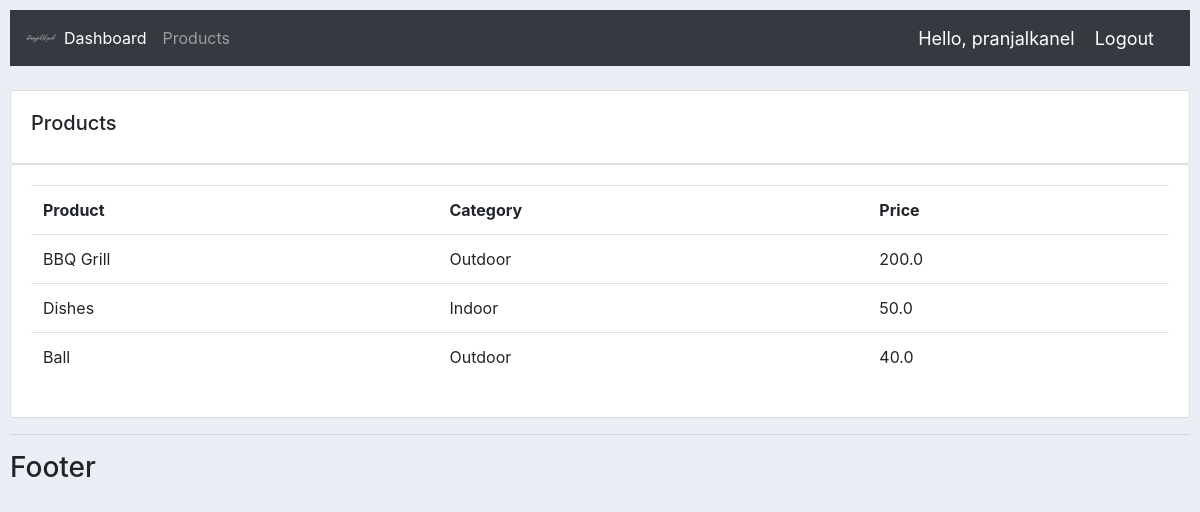
Screenshot of /products/ (signed in) with the database file from the repository.
### accounts/models.py (models this page shows, shortened)
class Product(models.Model):
    CATEGORY = (
        ('Indoor', 'Indoor'),
        ('Outdoor', 'Outdoor'),
    )
    name = models.CharField(max_length=200, null=True)
    price = models.FloatField(null=True)
    category = models.CharField(max_length=200, null=True, choices=CATEGORY)
    description = models.CharField(max_length=200, null=True, blank=True)
    date_created = models.DateTimeField(auto_now_add=True)
    tags = models.ManyToManyField(Tag)

### accounts/decorators.py (the view)
        def wrapper_func(request,*args, **kwargs):
            group = None
            if request.user.groups.exists(): #here, users.groups is referring to the group assigned to the logged in user, since this decorator runs after the user has logged in, so it can access its variables
                group = request.user.groups.all()[0].name #retrieves all the groups of the logged in user and checks if the first group falls under the permitted group list
            if group in allowed_roles:
                return view_func(request, *args, **kwargs)
            else:
                return HttpResponse('You are not authorized')

### accounts/views.py (called while the page is built)
@login_required(login_url='login')
@allowed_users(allowed_roles=['admin', 'staff'])
def products(request):
    products = Product.objects.all()
    return render(request,'accounts/products.html', {'products': products})

### accounts/templates/accounts/products.html
{% extends 'accounts/main.html' %}
{% block content %}
<br>
	<div class="row">
		<div class="col-md">
			<div class="card card-body">
				<h5>Products</h5>
			</div>
			<div class="card card-body">
				<table class="table">
					<tr>
						<th>Product</th>
						<th>Category</th>
						<th>Price</th>
					</tr>
					{% for i in products %}
						<tr>
							<td>{{ i.name }}</td>
							<td>{{ i.category }}</td>
							<td>{{ i.price }}</td>
						</tr>
					{% endfor %}
				</table>
			</div>
		</div>
	</div>
{% endblock %}

### accounts/templates/accounts/navbar.html (shortened to what this page needs)
{% load static %}
<nav class="navbar navbar-expand-lg navbar-dark bg-dark">
    <img src="{% static 'images/logo.png' %}" alt="site logo" id="logo">
    <div class="collapse navbar-collapse" id="navbarNav">
      <ul class="navbar-nav">
        {% if request.user.is_staff %}
          <li class="nav-item active">
            <a class="nav-link" href="{% url 'home' %}">Dashboard<span class="sr-only">(current)</span></a>
          </li>
         <li class="nav-item">
           <a class="nav-link" href="{% url 'products' %}">Products</a>
         </li>
        {% else %}
          <li class="nav-item">
            <a class="nav-link" href="{% url 'account' %}" >Settings</a>
          </li>
        {% endif %}
      </ul>
    </div>
    <span class="hello-msg">Hello, {{request.user}}</span>
    <span><a class="hello-msg" href="{% url 'logout' %}">Logout</a></span>
  </nav>

### static/css/main.css (style rules this page uses)
#logo { width: 30px; }
body { background-color: #ebeff5; padding: 10px; }

### accounts/templates/accounts/navbar.html (style rules this page uses)
.hello-msg { font-size: 18px; color: #fff; margin-right: 20px }

### rows the page displays
Product: name "BBQ Grill", category "Outdoor", price "200.0"
Product: name "Dishes", category "Indoor", price "50.0"
Product: name "Ball", category "Outdoor", price "40.0"

### other values shown
{{ request.user }} "pranjalkanel"
